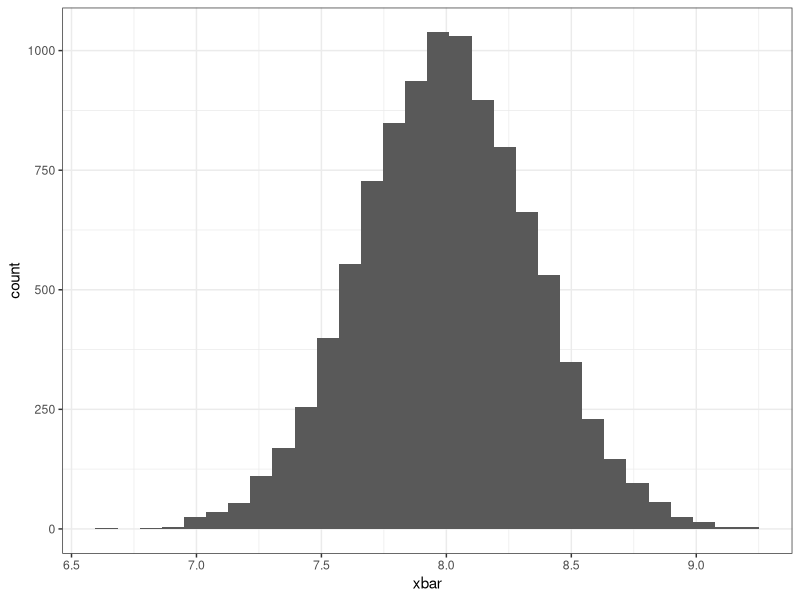
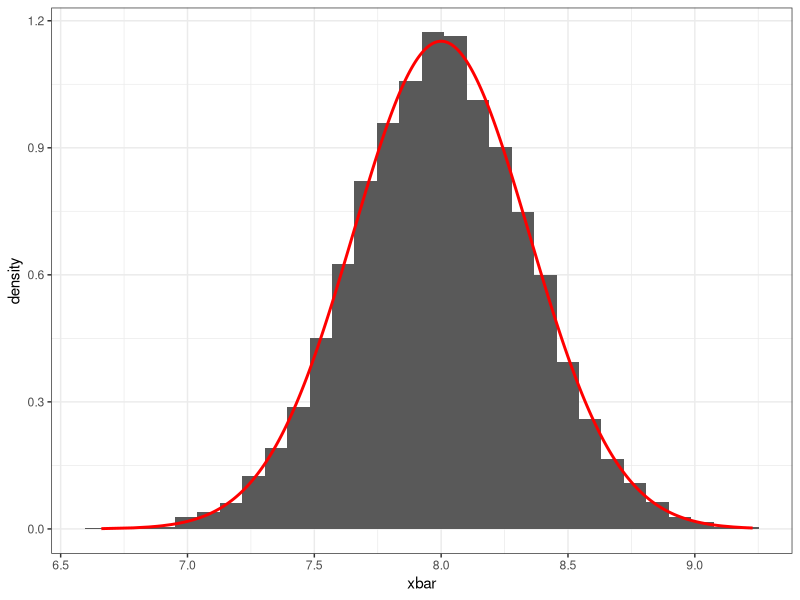
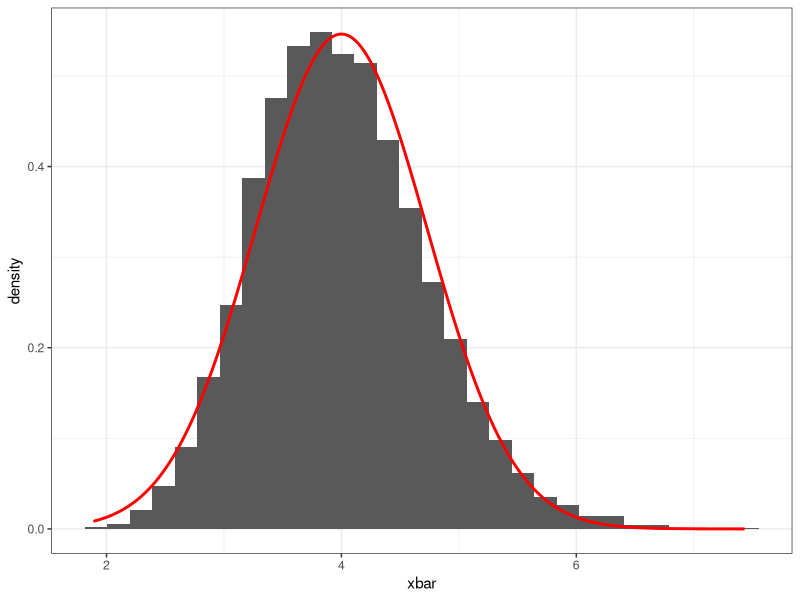
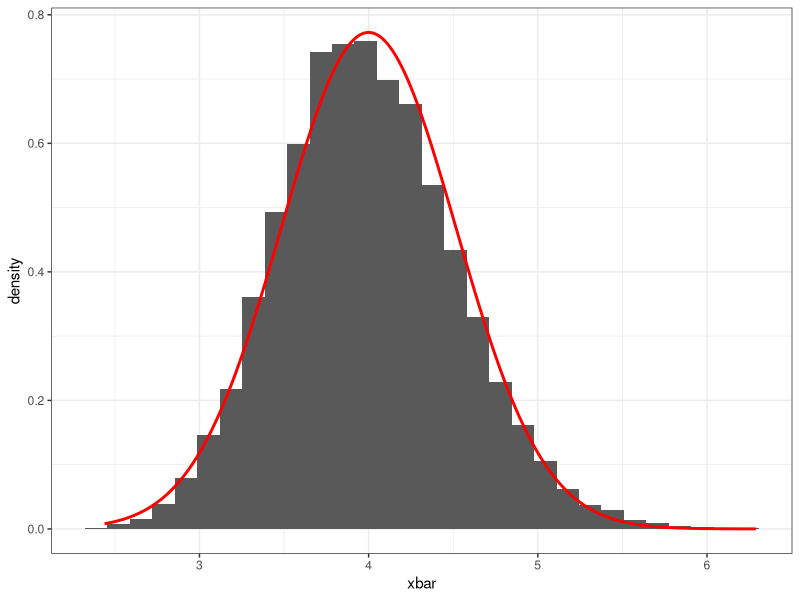
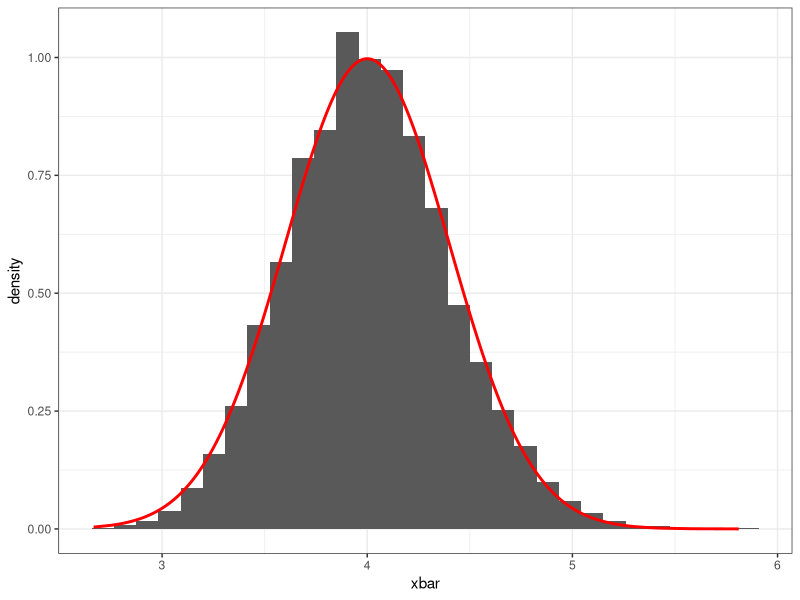
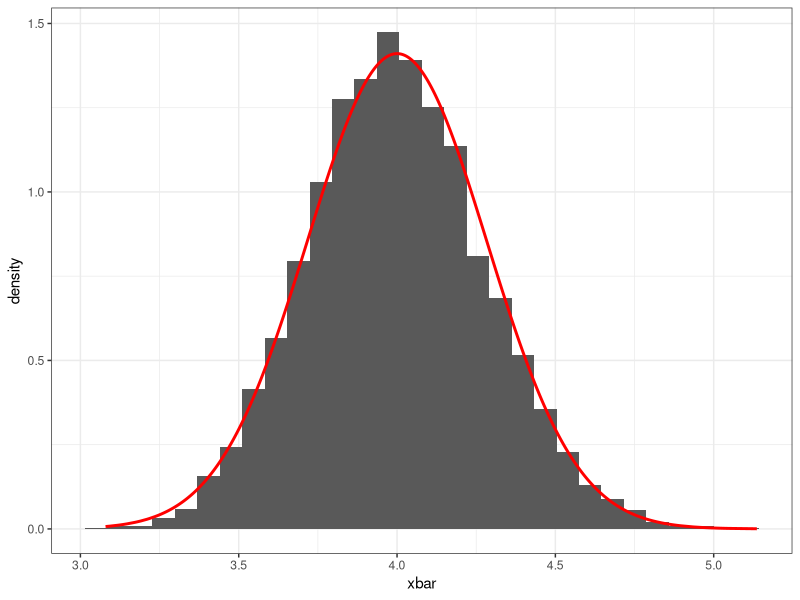
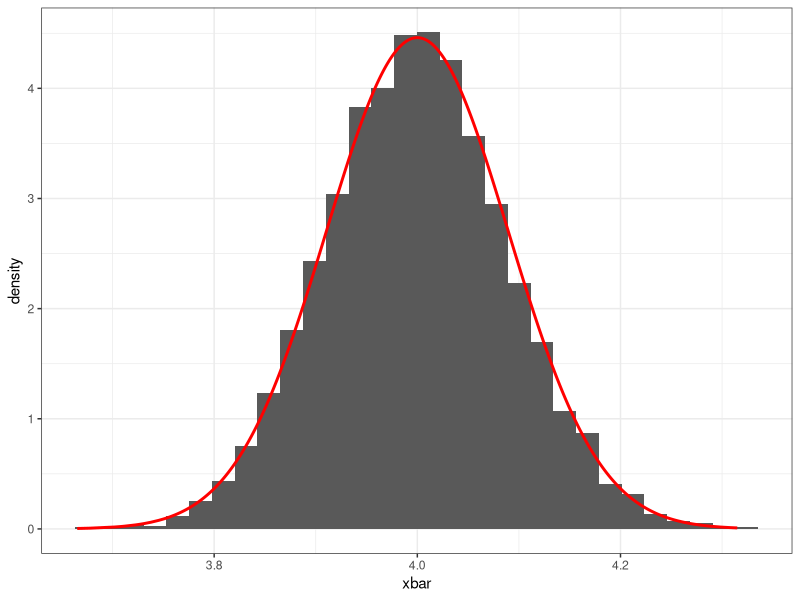

Generate these figures, in order, with R:
## ---- chunk 1
#| code-fold: show


library(ggplot2)
## ---- chunk 2
x1 <- rnorm(25, 8, sqrt(3))
mean(x1)
## ---- chunk 3
x2 <- rnorm(25, 8, sqrt(3))
mean(x2)
## ---- chunk 4
x3 <- rnorm(25, 8, sqrt(3))
mean(x3)
## ---- chunk 5
# Generate 10,000 samples of size 25 
x_samples <- replicate(10000, rnorm(25, 8, sqrt(3)))
# Obtain the mean for all the samples
x_means <- colMeans(x_samples)
# Plot a histogram of the sample means
data.frame(xbar = x_means) |> 
  ggplot(aes(xbar)) +
  geom_histogram() +
  theme_bw()
## ---- chunk 6
# Plotting the histogram of the sample means
# And imposing the density function of a normal distribution

data.frame(xbar = x_means, y = dnorm(x_means, 8, sqrt(3/25))) |> 
  ggplot(aes(xbar, y = after_stat(density))) +
  geom_histogram() +
  geom_line(aes(xbar, y), col = "red", lwd = 1) +
  theme_bw()
## ---- chunk 7

# Generate 10,000 samples of size 15 
# Obtain the mean for all the samples
x_samples <- replicate(10000, rchisq(15, 4))
x_means <- colMeans(x_samples)

# Plotting the histogram of the sample means
# And imposing the density function of a normal distribution
data.frame(xbar = x_means, y = dnorm(x_means, 4, sqrt(8/15))) |> 
  ggplot(aes(xbar, y = after_stat(density))) +
  geom_histogram() +
  geom_line(aes(xbar, y), col = "red", lwd = 1) +
  theme_bw()
## ---- chunk 8

# Generate 10,000 samples of size 30
# Obtain the mean for all the samples
x_samples <- replicate(10000, rchisq(30, 4))
x_means <- colMeans(x_samples)

# Plotting the histogram of the sample means
# And imposing the density function of a normal distribution

data.frame(xbar = x_means, y = dnorm(x_means, 4, sqrt(8/30))) |> 
  ggplot(aes(xbar, y = after_stat(density))) +
  geom_histogram() +
  geom_line(aes(xbar, y), col = "red", lwd = 1) +
  theme_bw()
## ---- chunk 9

# Generate 10,000 samples of size 50
# Obtain the mean for all the samples
x_samples <- replicate(10000, rchisq(50, 4))
x_means <- colMeans(x_samples)

# Plotting the histogram of the sample means
# And imposing the density function of a normal distribution
data.frame(xbar = x_means, y = dnorm(x_means, 4, sqrt(8/50))) |> 
  ggplot(aes(xbar, y = after_stat(density))) +
  geom_histogram() +
  geom_line(aes(xbar, y), col = "red", lwd = 1) +
  theme_bw()
## ---- chunk 10

# Generate 10,000 samples of size 100
# Obtain the mean for all the samples
x_samples <- replicate(10000, rchisq(100, 4))
x_means <- colMeans(x_samples)

# Plotting the histogram of the sample means
# And imposing the density function of a normal distribution
data.frame(xbar = x_means, y = dnorm(x_means, 4, sqrt(8/100))) |> 
  ggplot(aes(xbar, y = after_stat(density))) +
  geom_histogram() +
  geom_line(aes(xbar, y), col = "red", lwd = 1) +
  theme_bw()
## ---- chunk 11

# Generate 10,000 samples of size 1000 
# Obtain the mean for all the samples
x_samples <- replicate(10000, rchisq(1000, 4))
x_means <- colMeans(x_samples)

# Plotting the histogram of the sample means
# And imposing the density function of a normal distribution
data.frame(xbar = x_means, y = dnorm(x_means, 4, sqrt(8/1000))) |> 
  ggplot(aes(xbar, y = after_stat(density))) +
  geom_histogram() +
  geom_line(aes(xbar, y), col = "red", lwd = 1) +
  theme_bw()
